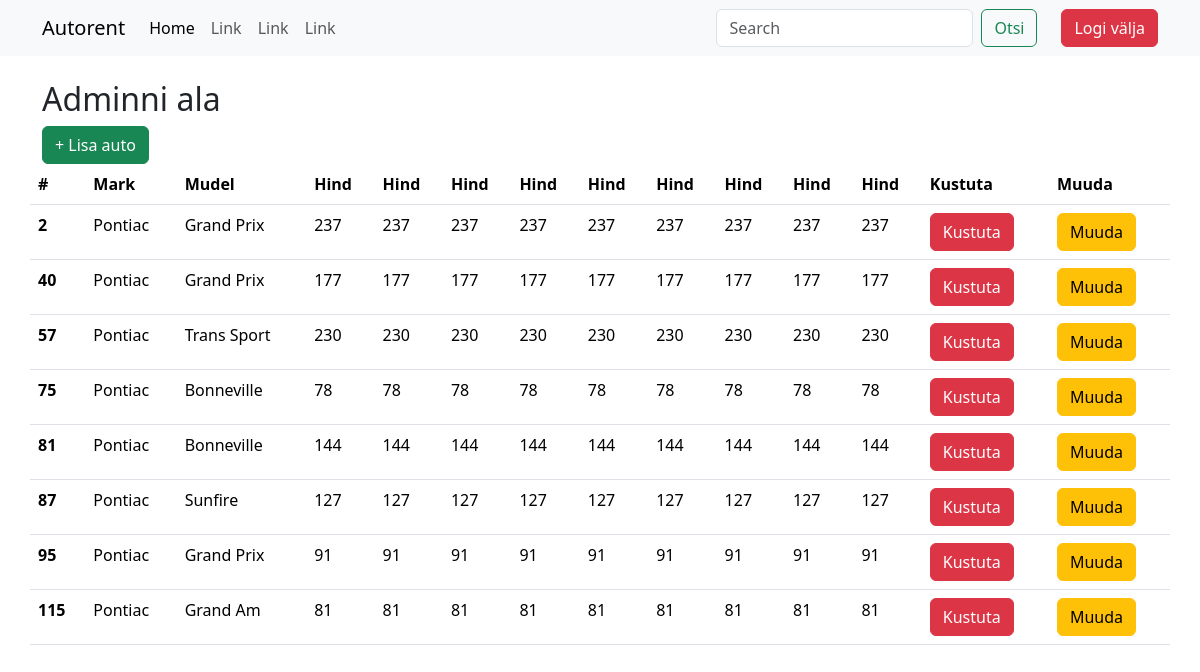
Screenshot of /admin/index.php?otsi=Pontiac (signed in) with the database file from the repository.
### tables this page shows
CREATE TABLE `cars` (
  `id` int(4) NOT NULL AUTO_INCREMENT,
  `mark` varchar(255) NOT NULL,
  `model` varchar(255) NOT NULL,
  `engine` varchar(255) NOT NULL,
  `fuel` varchar(255) NOT NULL,
  `price` int(4) NOT NULL,
  `image` varchar(255) NOT NULL,
  `year` year(4) NOT NULL,
  `transmission` varchar(225) NOT NULL,
  `seats` int(1) NOT NULL,
  `description` varchar(255) NOT NULL,
  `status` enum('vaba','rendidud','hoolduses') NOT NULL,
  PRIMARY KEY (`id`)
);

### admin/index.php (the view, shortened to what this page needs)
<?php include('../config.php'); ?>
<?php include('../header.php'); ?>
<div class="container">
    <h2>Adminni ala</h2>
    <a href="lisa.php" class="btn btn-success">+ Lisa auto</a>
    <div class="row row-cols-1 row-cols-md-4 g-4">
<?php
    $paring = "SELECT * FROM cars";
    if (!empty($_GET["otsi"])) {
        $otsing = $_GET["otsi"];
        $paring .= " WHERE mark LIKE '%".$otsing."%'";
    }
    $paring .= " LIMIT 8";
    $valjund = mysqli_query($yhendus, $paring);
?>
<table class="table">
  <thead>
    <tr>
      <th scope="col">#</th>
      <th scope="col">Mark</th>
      <th scope="col">Mudel</th>
      <th scope="col">Hind</th>
      <th scope="col">Hind</th>
      <th scope="col">Hind</th>
      <th scope="col">Hind</th>
      <th scope="col">Hind</th>
      <th scope="col">Hind</th>
      <th scope="col">Hind</th>
      <th scope="col">Hind</th>
      <th scope="col">Hind</th>
      <th scope="col">Kustuta</th>
      <th scope="col">Muuda</th>
    </tr>
  </thead>
  <tbody>
    <?php
        while($rida = mysqli_fetch_assoc($valjund)){
    ?>
    <tr>
      <th scope="row"><?php echo $rida["id"]; ?></th>
      <td><?php echo $rida["mark"]; ?></td>
      <td><?php echo $rida["model"]; ?></td>
      <td><?php echo $rida["price"]; ?></td>
      <td><?php echo $rida["price"]; ?></td>
      <td><?php echo $rida["price"]; ?></td>
      <td><?php echo $rida["price"]; ?></td>
      <td><?php echo $rida["price"]; ?></td>
      <td><?php echo $rida["price"]; ?></td>
      <td><?php echo $rida["price"]; ?></td>
      <td><?php echo $rida["price"]; ?></td>
      <td><?php echo $rida["price"]; ?></td>
      <td><a href="kustuta.php?delid=<?= $rida["id"]; ?>" class="btn btn-danger">Kustuta</a></td>
      <td><a href="muuda.php?editid=<?= $rida["id"]; ?>" class="btn btn-warning">Muuda</a></td>
    </tr>
    <?php } ?>
  </tbody>
</table>
</div>
  </body>
</html>

### rows the page displays
cars: id "2", mark "Pontiac", model "Grand Prix", price "237"
cars: id "40", mark "Pontiac", model "Grand Prix", price "177"
cars: id "57", mark "Pontiac", model "Trans Sport", price "230"
cars: id "75", mark "Pontiac", model "Bonneville", price "78"
cars: id "81", mark "Pontiac", model "Bonneville", price "144"
cars: id "87", mark "Pontiac", model "Sunfire", price "127"
cars: id "95", mark "Pontiac", model "Grand Prix", price "91"
cars: id "115", mark "Pontiac", model "Grand Am", price "81"
